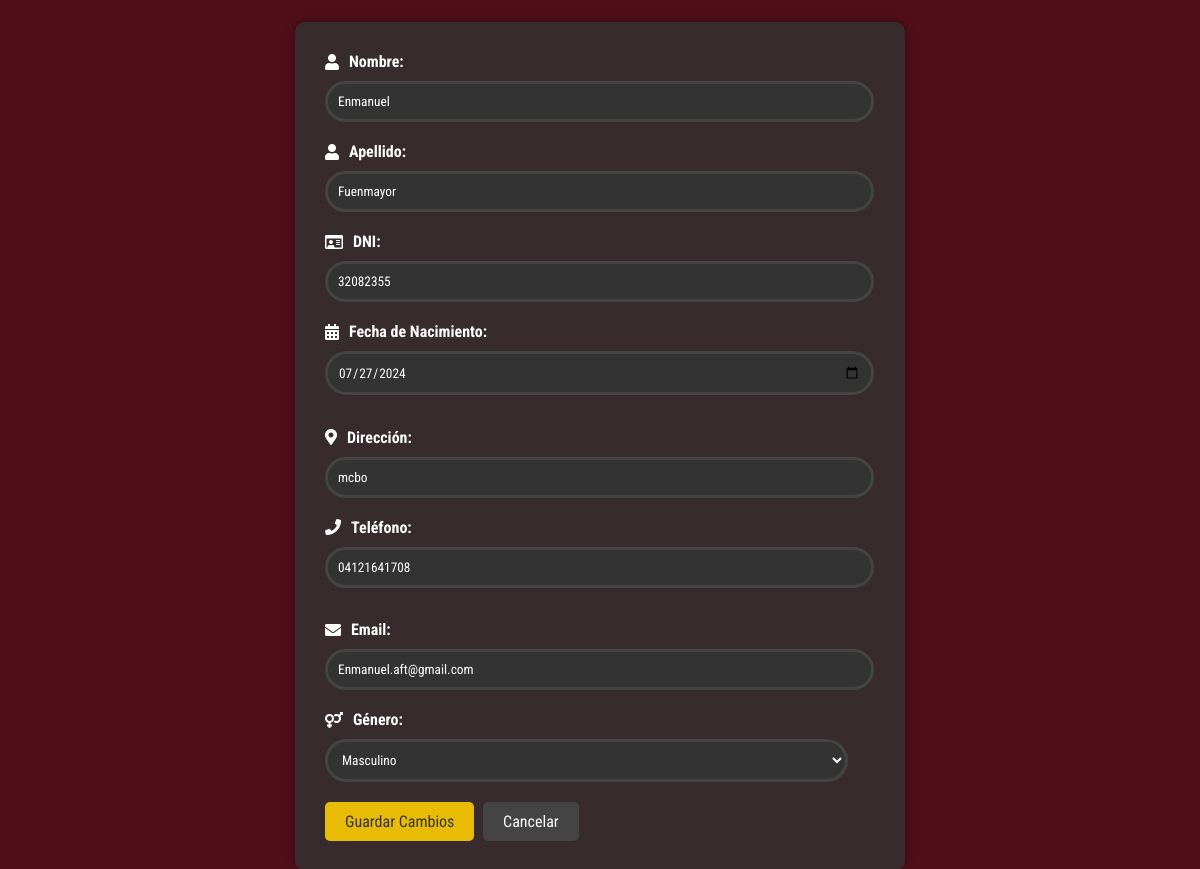
Page /edit_estudiante/1 on the earlier database version.
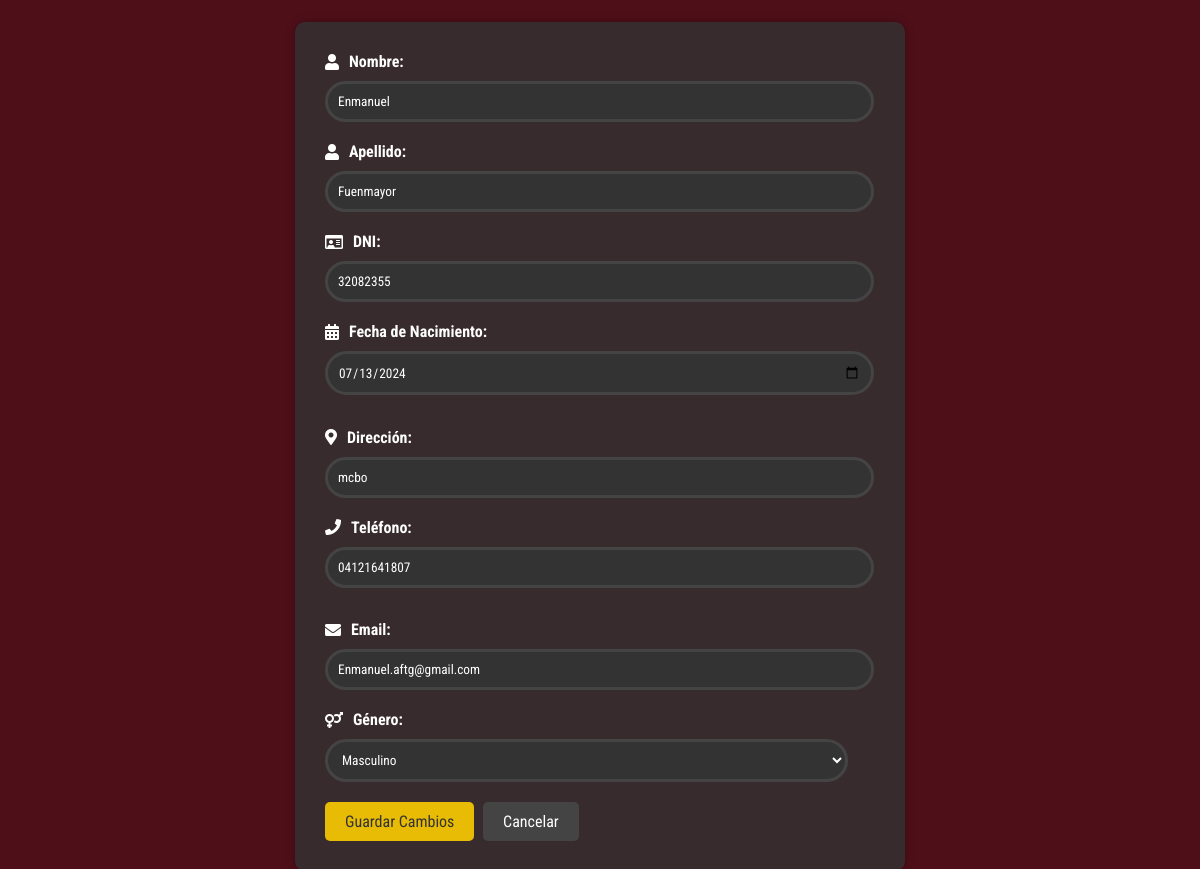
Same page on the later database version.
### tables this page shows
CREATE TABLE Estudiante (
    id_estudiante INTEGER PRIMARY KEY AUTOINCREMENT,
    dni_estudiante VARCHAR(20) UNIQUE NOT NULL,
    nombre VARCHAR(100) NOT NULL,
    apellido VARCHAR(100) NOT NULL,
    fecha_nacimiento DATE NOT NULL,
    direccion VARCHAR(255) NOT NULL,
    telefono VARCHAR(20) NOT NULL,
    email VARCHAR(100) UNIQUE NOT NULL,
    genero CHAR(1) CHECK(genero IN ('M', 'F'))
);

### app/views_P.py (the view)
@app.route('/edit_estudiante/<int:id>', methods=['GET', 'POST'])
def edit_estudiante(id):
    conn = get_db()
    if request.method == 'POST':
        try:
            dni_estudiante = request.form['dni_estudiante']
            nombre = request.form['nombre']
            apellido = request.form['apellido']
            fecha_nacimiento = request.form['fecha_nacimiento']
            direccion = request.form['direccion']
            telefono = request.form['telefono']
            email = request.form['email']
            genero = request.form['genero']
            errores = []
            if not dni_estudiante:
                errores.append('El DNI es obligatorio.')
            if not nombre:
                errores.append('El nombre es obligatorio.')
            if not apellido:
                errores.append('El apellido es obligatorio.')
            if not fecha_nacimiento:
                errores.append('La fecha de nacimiento es obligatoria.')
            if not direccion:
                errores.append('La dirección es obligatoria.')
            if not telefono:
                errores.append('El teléfono es obligatorio.')
            if not email:
                errores.append('El email es obligatorio.')
            if not genero:
                errores.append('El género es obligatorio.')
            if errores:
                return render_template('edit_estudiante.html', id=id, errores=errores)
            conn.execute('''
                UPDATE Estudiante
                SET dni_estudiante = ?, nombre = ?, apellido = ?, fecha_nacimiento = ?, direccion = ?, telefono = ?, email = ?, genero = ?
                WHERE id_estudiante = ?
            ''', (dni_estudiante, nombre, apellido, fecha_nacimiento, direccion, telefono, email, genero, id))
            conn.commit()
            flash('Estudiante actualizado correctamente.', 'success')
            return redirect(url_for('estudiantes'))
        except sqlite3.IntegrityError as e:
            if 'UNIQUE constraint failed: Estudiante.dni_estudiante' in str(e):
                flash('El DNI ya está registrado.', 'danger')
            elif 'UNIQUE constraint failed: Estudiante.email' in str(e):
                flash('Error al actualizarlo el correo electrónico ya está registrado.', 'danger')
            else:
                flash(f'Error al editar Estudiante: {str(e)}', 'danger')
        except Exception as e:
            flash(f'Error al editar Estudiante: {str(e)}', 'danger')
        finally:
            conn.close()
    else:  # GET request
        try:
            cursor = conn.execute('SELECT * FROM Estudiante WHERE id_estudiante = ?', (id,))
            estudiante = cursor.fetchone()
            if not estudiante:
                flash('Estudiante no encontrado.', 'danger')
                return redirect(url_for('estudiantes'))
            return render_template('edit_estudiante.html', estudiante=estudiante, id=id)
        except Exception as e:
            flash(f'Error al buscar Estudiante: {str(e)}', 'danger')
        finally:
            conn.close()
    return redirect(url_for('estudiantes'))

### app/views_P.py (called while the page is built)
def get_db():
    db = getattr(g, '_database', None)
    if db is None:
        db = g._database = sqlite3.connect(DATABASE)
        db.row_factory = sqlite3.Row
        db.execute("PRAGMA foreign_keys = ON;")
        db.commit()
    return db

@app.teardown_appcontext
def close_connection(exception):
    db = getattr(g, '_database', None)
    if db is not None:
        db.close()

### app/templates/edit_estudiante.html (shortened to what this page needs)
<!DOCTYPE html>
<html lang="es">
<head>
    <link rel="stylesheet" href="https://cdnjs.cloudflare.com/ajax/libs/font-awesome/5.15.3/css/all.min.css">
</head>
<body>
    <form id="editStudentForm" action="{{ url_for('edit_estudiante', id=estudiante.id_estudiante) }}" method="post">
        <label for="nombre"><i class="fas fa-user"></i> Nombre:</label>
        <input type="text" id="nombre" name="nombre" value="{{ estudiante.nombre }}" required>
        <label for="apellido"><i class="fas fa-user"></i> Apellido:</label>
        <input type="text" id="apellido" name="apellido" value="{{ estudiante.apellido }}" required>
        <label for="dni_estudiante"><i class="far fa-id-card"></i> DNI:</label>
        <input type="text" id="dni_estudiante" name="dni_estudiante" value="{{ estudiante.dni_estudiante }}" required>
        <label for="fecha_nacimiento"><i class="fas fa-calendar-alt"></i> Fecha de Nacimiento:</label>
        <input type="date" id="fecha_nacimiento" name="fecha_nacimiento" value="{{ estudiante.fecha_nacimiento }}" required>
        <label for="direccion"><i class="fas fa-map-marker-alt"></i> Dirección:</label>
        <input type="text" id="direccion" name="direccion" value="{{ estudiante.direccion }}" required>
        <label for="telefono"><i class="fas fa-phone"></i> Teléfono:</label>
        <input type="tel" id="telefono" name="telefono" value="{{ estudiante.telefono }}" required>
        <label for="email"><i class="fas fa-envelope"></i> Email:</label>
        <input type="email" id="email" name="email" value="{{ estudiante.email }}" required>
        <label for="genero"><i class="fas fa-venus-mars"></i> Género:</label>
        <select id="genero" name="genero" required>
            <option value="M" {% if estudiante.genero == 'M' %} selected {% endif %}>Masculino</option>
        </select>
        <button type="submit" class="button">Guardar Cambios</button>
        <a href="{{ url_for('estudiantes') }}" class="button cancel">Cancelar</a>
    </form>
</body>
</html>

Differences in the rows shown:
changed Estudiante "Enmanuel": fecha_nacimiento "07/27/2024" → "07/13/2024"; telefono "04121641708" → "04121641807"; email "Enmanuel.aft@gmail.com" → "Enmanuel.aftg@gmail.com"
